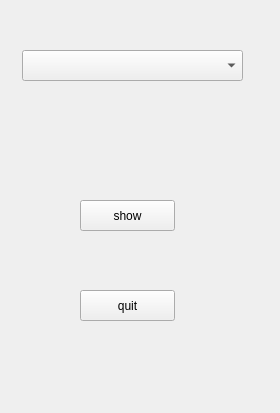
<?xml version="1.0" encoding="UTF-8"?>
<ui version="4.0">
 <class>Widget</class>
 <widget class="QWidget" name="Widget">
  <property name="geometry">
   <rect>
    <x>0</x>
    <y>0</y>
    <width>280</width>
    <height>413</height>
   </rect>
  </property>
  <property name="windowTitle">
   <string>Widget</string>
  </property>
  <widget class="QComboBox" name="comboBox">
   <property name="geometry">
    <rect>
     <x>22</x>
     <y>50</y>
     <width>221</width>
     <height>31</height>
    </rect>
   </property>
   <property name="currentText">
    <string/>
   </property>
   <property name="currentIndex">
    <number>-1</number>
   </property>
   <property name="modelColumn">
    <number>0</number>
   </property>
   <item>
    <property name="text">
     <string>1</string>
    </property>
   </item>
   <item>
    <property name="text">
     <string>2</string>
    </property>
   </item>
   <item>
    <property name="text">
     <string>3</string>
    </property>
   </item>
   <item>
    <property name="text">
     <string>4</string>
    </property>
   </item>
   <item>
    <property name="text">
     <string>新建项目</string>
    </property>
   </item>
  </widget>
  <widget class="QPushButton" name="pushButton">
   <property name="geometry">
    <rect>
     <x>80</x>
     <y>200</y>
     <width>95</width>
     <height>31</height>
    </rect>
   </property>
   <property name="text">
    <string>show</string>
   </property>
  </widget>
  <widget class="QPushButton" name="pushButton_2">
   <property name="geometry">
    <rect>
     <x>80</x>
     <y>290</y>
     <width>95</width>
     <height>31</height>
    </rect>
   </property>
   <property name="text">
    <string>quit</string>
   </property>
  </widget>
 </widget>
 <layoutdefault spacing="6" margin="11"/>
 <resources/>
 <connections/>
</ui>
